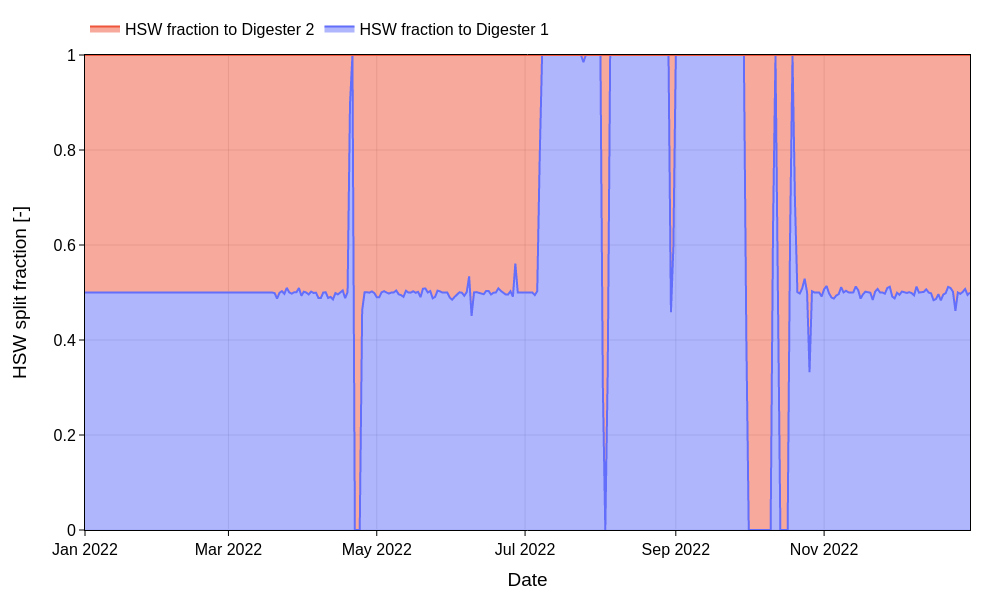

Source code (Python):
# filename: muscatine_wrrf_digesters_2022_hsw_split_fraction.py
import pandas as pd
import numpy as np
import plotly.graph_objects as go

file_name = "muscatine_wrrf_digesters_2022.xlsx"
base_name = "muscatine_wrrf_digesters_2022_hsw_split_fraction"

# Load workbook
xls = pd.ExcelFile(file_name)
if "daily_data" not in xls.sheet_names:
    raise ValueError("Sheet 'daily_data' not found in workbook.")

df = pd.read_excel(xls, sheet_name="daily_data")

required_cols = ["Year", "Month", "Day", "V-HSW_m3d"]
missing = [c for c in required_cols if c not in df.columns]
if missing:
    raise ValueError(f"Missing required columns: {missing}")

hsw_d1_col = "HSW-Dig1-portion_pct"
hsw_d2_col = "HSW2-Dig2-portion_pct"
has_hsw_d1 = hsw_d1_col in df.columns
has_hsw_d2 = hsw_d2_col in df.columns

# Build proper datetime
df["Date"] = pd.to_datetime(
    dict(year=df["Year"], month=df["Month"], day=df["Day"]),
    errors="coerce"
)

def compute_hsw_fractions(row):
    """
    Return (fraction_to_dig1, fraction_to_dig2) using the requested rules:
    - If both missing: 0.50 / 0.50
    - If only one present: other is remainder
    - If both present but do not sum to 100% within ±1%, normalize to sum to 1.0
    """
    p1 = row[hsw_d1_col] if has_hsw_d1 else np.nan
    p2 = row[hsw_d2_col] if has_hsw_d2 else np.nan

    # Both missing
    if pd.isna(p1) and pd.isna(p2):
        return 0.5, 0.5

    # Only one present
    if pd.isna(p1) and not pd.isna(p2):
        f2 = float(p2) / 100.0
        f1 = 1.0 - f2
        return f1, f2

    if not pd.isna(p1) and pd.isna(p2):
        f1 = float(p1) / 100.0
        f2 = 1.0 - f1
        return f1, f2

    # Both present
    f1 = float(p1) / 100.0
    f2 = float(p2) / 100.0
    s = f1 + f2
    if pd.isna(s) or s <= 0:
        return 0.5, 0.5

    # If they are close enough to 1.0, keep as-is; otherwise normalize
    if abs(s - 1.0) <= 0.01:
        return f1, f2

    return f1 / s, f2 / s

fractions = df.apply(compute_hsw_fractions, axis=1, result_type="expand")
df["HSW fraction to Digester 1 [-]"] = fractions[0]
df["HSW fraction to Digester 2 [-]"] = fractions[1]

plot_df = df.loc[
    :, ["Date", "HSW fraction to Digester 1 [-]", "HSW fraction to Digester 2 [-]"]
].copy()
plot_df = plot_df.sort_values("Date").reset_index(drop=True)

# Save CSV with exactly requested columns
csv_df = plot_df.rename(columns={"Date": "Date [YYYY-MM-DD]"})
csv_df["Date [YYYY-MM-DD]"] = csv_df["Date [YYYY-MM-DD]"].dt.strftime("%Y-%m-%d")
csv_df = csv_df[
    [
        "Date [YYYY-MM-DD]",
        "HSW fraction to Digester 1 [-]",
        "HSW fraction to Digester 2 [-]",
    ]
]
csv_file = f"{base_name}.csv"
csv_df.to_csv(csv_file, index=False)

# Create 100% stacked area chart
fig = go.Figure()

fig.add_trace(go.Scatter(
    x=plot_df["Date"],
    y=plot_df["HSW fraction to Digester 1 [-]"],
    mode="lines",
    name="HSW fraction to Digester 1",
    line=dict(width=2),
    stackgroup="one",
    groupnorm="fraction",
    hovertemplate="Date=%{x|%Y-%m-%d}<br>Digester 1=%{y:.3f}<extra></extra>"
))

fig.add_trace(go.Scatter(
    x=plot_df["Date"],
    y=plot_df["HSW fraction to Digester 2 [-]"],
    mode="lines",
    name="HSW fraction to Digester 2",
    line=dict(width=2),
    stackgroup="one",
    groupnorm="fraction",
    hovertemplate="Date=%{x|%Y-%m-%d}<br>Digester 2=%{y:.3f}<extra></extra>"
))

fig.update_layout(
    template="plotly_white",
    title=None,
    font=dict(size=16, color="black"),
    legend=dict(
        orientation="h",
        yanchor="bottom",
        y=1.02,
        xanchor="left",
        x=0
    ),
    margin=dict(l=85, r=30, t=30, b=70),
    width=1000,
    height=600
)

fig.update_xaxes(
    title_text="Date",
    showgrid=True,
    gridcolor="rgba(0,0,0,0.12)",
    showline=True,
    linecolor="black",
    mirror=True,
    ticks="outside",
    tickcolor="black",
    rangeslider_visible=False
)

fig.update_yaxes(
    title_text="HSW split fraction [-]",
    range=[0, 1],
    showgrid=True,
    gridcolor="rgba(0,0,0,0.12)",
    showline=True,
    linecolor="black",
    mirror=True,
    ticks="outside",
    tickcolor="black"
)

html_file = f"{base_name}.html"
png_file = f"{base_name}.png"

fig.write_html(html_file, include_plotlyjs="cdn", full_html=True, config={"responsive": True})
fig.write_image(png_file, width=1000, height=600, engine="kaleido")

print(f"Created file: {csv_file}")
print(f"Created file: {html_file}")
print(f"Created file: {png_file}")
print("Created file: muscatine_wrrf_digesters_2022_hsw_split_fraction.py")
